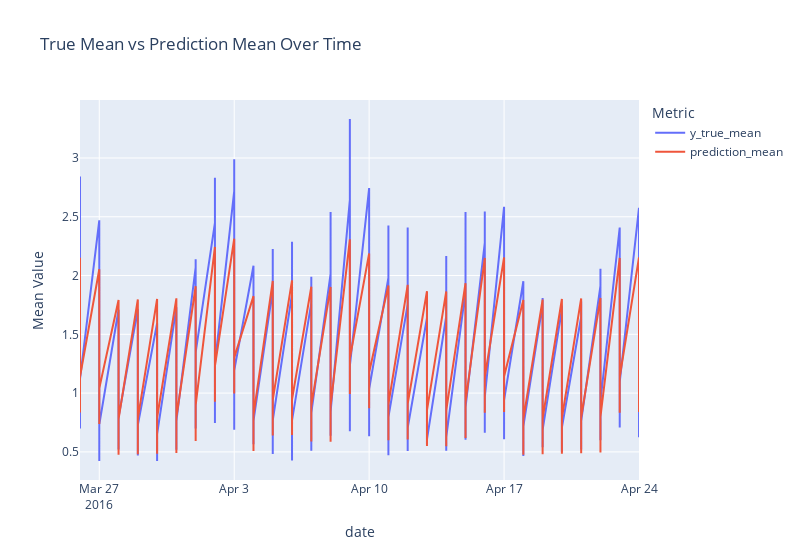

Write notebook code for a chart like this one.
### Code cell
# Plotly line plot
fig = px.line(group_result_df, x='date', y=['y_true_mean', 'prediction_mean'], 
             labels={'value': 'Mean Value', 'variable': 'Metric'}, width = 800,
              title=f'True Mean vs Prediction Mean Over Time')

# Show the plot
fig.show()

### Figure 1 — Plotly figure (JSON) as saved in the notebook; plotly's stock layout.template omitted (floating-point values rounded to 4 significant figures; data arrays with more than 128 entries replaced by an {"elided": "..."} marker saying what was removed)
{"data": [{"hovertemplate": "Metric=y_true_mean<br>date=%{x}<br>Mean Value=%{y}<extra></extra>", "legendgroup": "y_true_mean", "line": {"color": "#636efa", "dash": "solid"}, "marker": {"symbol": "circle"}, "mode": "lines", "name": "y_true_mean", "orientation": "v", "showlegend": true, "type": "scatter", "x": {"elided": "270 str values"}, "xaxis": "x", "y": {"elided": "270 float values"}, "yaxis": "y"}, {"hovertemplate": "Metric=prediction_mean<br>date=%{x}<br>Mean Value=%{y}<extra></extra>", "legendgroup": "prediction_mean", "line": {"color": "#EF553B", "dash": "solid"}, "marker": {"symbol": "circle"}, "mode": "lines", "name": "prediction_mean", "orientation": "v", "showlegend": true, "type": "scatter", "x": {"elided": "270 str values"}, "xaxis": "x", "y": {"elided": "270 float values"}, "yaxis": "y"}], "layout": {"legend": {"title": {"text": "Metric"}, "tracegroupgap": 0}, "title": {"text": "True Mean vs Prediction Mean Over Time"}, "width": 800, "xaxis": {"anchor": "y", "domain": [0, 1], "title": {"text": "date"}}, "yaxis": {"anchor": "x", "domain": [0, 1], "title": {"text": "Mean Value"}}}}
